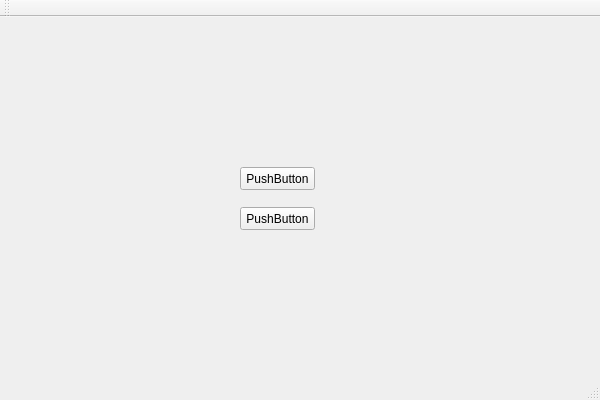
<?xml version="1.0" encoding="UTF-8"?>
<ui version="4.0">
 <class>QTFormClass</class>
 <widget class="QMainWindow" name="QTFormClass">
  <property name="geometry">
   <rect>
    <x>0</x>
    <y>0</y>
    <width>600</width>
    <height>400</height>
   </rect>
  </property>
  <property name="windowTitle">
   <string>QTForm</string>
  </property>
  <widget class="QWidget" name="centralWidget">
   <widget class="QPushButton" name="pushButton">
    <property name="geometry">
     <rect>
      <x>240</x>
      <y>150</y>
      <width>75</width>
      <height>23</height>
     </rect>
    </property>
    <property name="text">
     <string>PushButton</string>
    </property>
   </widget>
   <widget class="QPushButton" name="pushButton_2">
    <property name="geometry">
     <rect>
      <x>240</x>
      <y>190</y>
      <width>75</width>
      <height>23</height>
     </rect>
    </property>
    <property name="text">
     <string>PushButton</string>
    </property>
   </widget>
  </widget>
  <widget class="QMenuBar" name="menuBar">
   <property name="geometry">
    <rect>
     <x>0</x>
     <y>0</y>
     <width>600</width>
     <height>21</height>
    </rect>
   </property>
  </widget>
  <widget class="QToolBar" name="mainToolBar">
   <attribute name="toolBarArea">
    <enum>TopToolBarArea</enum>
   </attribute>
   <attribute name="toolBarBreak">
    <bool>false</bool>
   </attribute>
  </widget>
  <widget class="QStatusBar" name="statusBar"/>
 </widget>
 <layoutdefault spacing="6" margin="11"/>
 <resources>
  <include location="QTForm.qrc"/>
 </resources>
 <connections/>
</ui>
